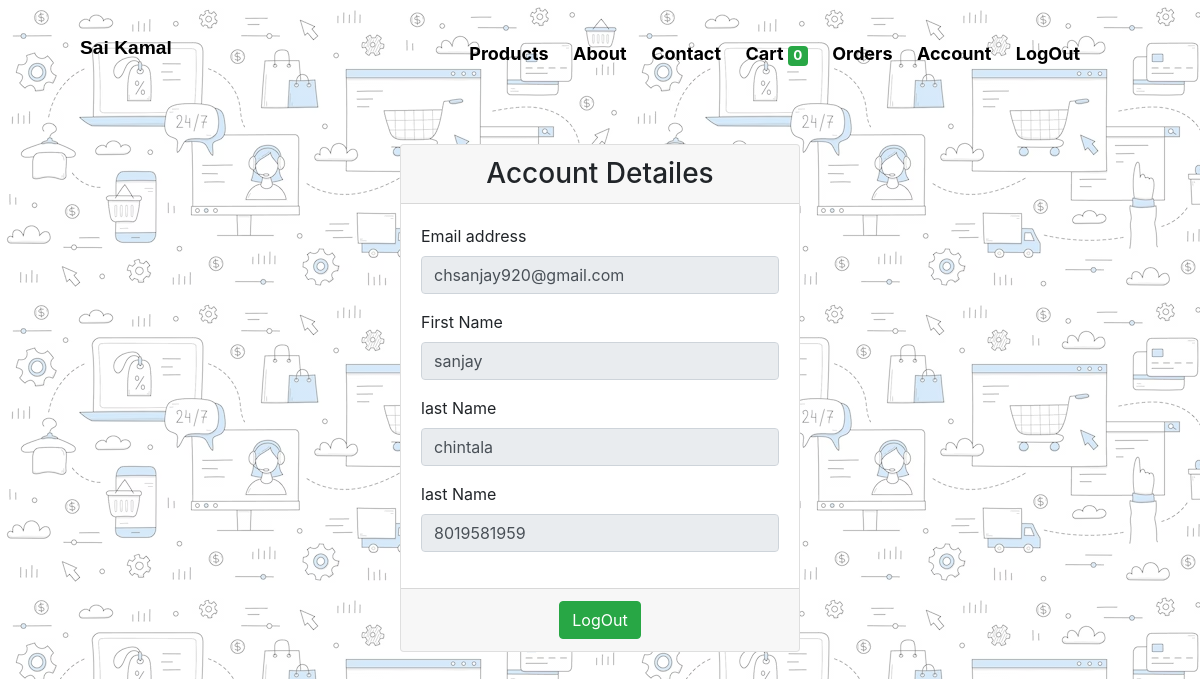
Page /account (signed in) on the committed database.
### prateekstore/models/customer.py (models this page shows, shortened)
class Customer(models.Model):
    first_name = models.CharField(max_length=50)
    last_name = models.CharField (max_length=50)
    phone = models.CharField(max_length=10)
    email=models.EmailField()
    password = models.CharField(max_length=100)
    @staticmethod
    def get_customer_by_email(email):
        try:
            return Customer.objects.get(email= email)
        except:
            return False

### prateekstore/views/account.py (the view)
# urls.py: path('account', Account.as_view(), name='account'),
class Account(View):
    def get(self, request):
        useremail = request.session['user']
        customer = Customer.get_customer_by_email (useremail)
        print(customer.email)
        data = {
            "email":customer.email,
            "firstname":customer.first_name,
            "lastname":customer.last_name,
            "phonenumber":customer.phone,
        }
        return render (request, 'account.html',data)

### prateekstore/templates/account.html (shortened to what this page needs)
<body class="body">
{% extends 'base2.html' %}
{% load static %}
{% block content %}
{% load cart %}
{% load custom_filter %}
    <div class="d-flex justify-content-center mt-5">
        <div class="card col-4 p-0">
            <div class="card-header text-center h3">
            Account Detailes
            </div>
            <div class="card-body">
                <div class="form-group">
                    <label for="exampleInputEmail1">Email address</label>
                    <input type="email" class="form-control" id="exampleInputEmail1" disabled placeholder=" email" value="{{email}}">
                </div>
                <div class="form-group">
                    <label for="firstname">First Name </label>
                    <input type="text" class="form-control" id="firstname" disabled  placeholder="first name" value="{{firstname}}">
                </div>
                <div class="form-group">
                    <label for="lastname">last Name </label>
                    <input type="text" class="form-control" id="lastname" disabled  placeholder="last name" value="{{lastname}}">
                </div>
                <div class="form-group">
                    <label for="phonenumber">last Name </label>
                    <input type="text" class="form-control" id="phonenumber" disabled  placeholder="last name" value="{{phonenumber}}">
                </div>
            </div>
            <div class="card-footer text-center">
                <a href="/logout">
                    <button class="btn btn-success">LogOut</button>
                </a>
            </div>
        </div>
    </div>
{% endblock %}

### prateekstore/static/style.css (style rules this page uses)
* { margin: 0; padding: 0; box-sizing: border-box; }
.body { background-image: url(back.avif); background: linear-gradient(rgba(255,255,255,0.5), rgba(255,255,255,0.5)), url(back.avif); backface-visibility: visible; }
a { text-decoration: none; color: #000000; font-weight: bold; }

### rows in the picture
Customer: email "chsanjay920@gmail.com", first_name "sanjay", last_name "chintala", phone "8019581959"

### other values in the picture
{{ request.session.cart.keys|length }} "0"
